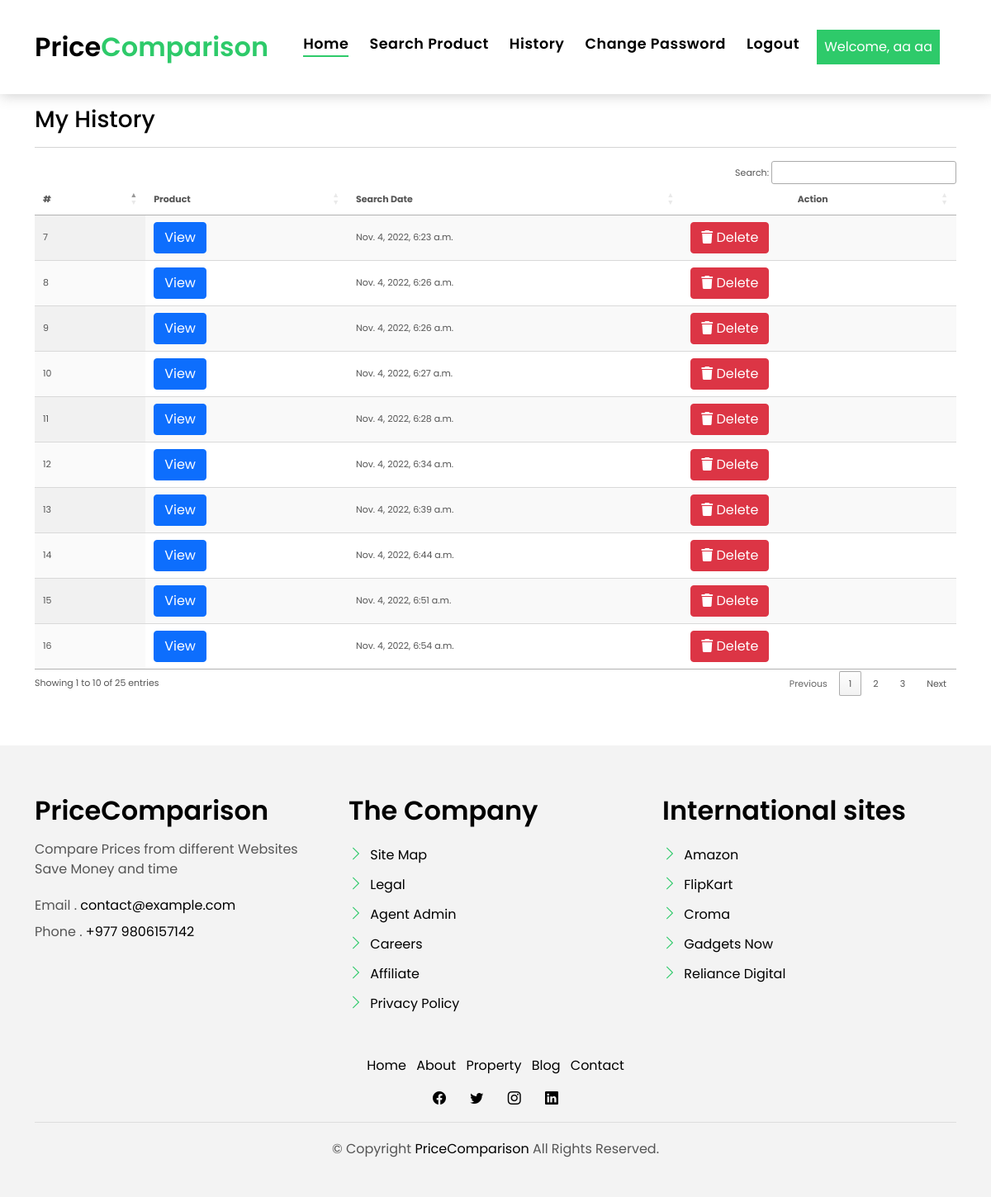
Page /my-history/ (signed in) on the committed database.
### myapp/models.py (models this page shows, shortened)
class History(models.Model):
    user = models.ForeignKey(User, on_delete=models.CASCADE, null=True, blank=True)
    product = models.TextField(null=True, default={'object':[]}, blank=True)
    created = models.DateTimeField(auto_now_add=True)

### myapp/views.py (the view)
# urls.py: path('my-history/', my_history, name="my_history"),
@login_required(login_url='/signin')
def my_history(request):
    history = History.objects.filter(user=request.user)
    if request.user.is_staff:
        history = History.objects.filter()
    return render(request, "my_history.html", locals())

### myapp/templates/my_history.html (shortened to what this page needs)
{% include 'base.html' %}
{% load static %}
{% block body %}
<link rel="stylesheet" href="https://cdnjs.cloudflare.com/ajax/libs/font-awesome/6.2.0/css/all.min.css" />
<section class="section-services section-t8">
    <div class="container">
    <h3>My History</h3><hr>
    <div class="table-responsive">
        <table id="example1" class="display nowrap" style="width: 100%">
            <thead>
              <tr>
                <th>#</th>
                <th>Product</th>
                <th>Search Date</th>
                <th style="text-align: center">Action</th>
              </tr>
            </thead>
            <tbody>
              {% for i in history %}
              <tr>
                <td>{{i.id}}</td>
                <td>
                  <a href="/history-detail/{{i.id}}/" class="btn btn-primary">View</a>
                </td>
                <td>{{i.created}}</td>
                <td>
                  <a href="/delete-history/{{i.id}}/" title="Delete History" class="btn btn-danger" onclick="return confirm('Are your sure?')"><i class="fas fa-trash" aria-hidden="true"></i> Delete</a>
                </td>
              </tr>
              {% endfor %}
            </tbody>
          </table>
    </div>
  </div>
{% include 'footer.html' %}
{% include 'tablecdn.html' %}
{% endblock  %}

### myapp/templates/base.html (shortened to what this page needs)
<!DOCTYPE html>
{% load static %}
<html lang="en">
<head>
  <link href="{% static 'assets/vendor/animate.css/animate.min.css' %}" rel="stylesheet">
  <link href="{% static 'assets/vendor/bootstrap/css/bootstrap.min.css' %}" rel="stylesheet">
  <link href="{% static 'assets/vendor/bootstrap-icons/bootstrap-icons.css' %}" rel="stylesheet">
  <link href="{% static 'assets/vendor/swiper/swiper-bundle.min.css' %}" rel="stylesheet">
  <link href="{% static 'assets/css/style.css' %}" rel="stylesheet">
</head>
<body>
  <nav class="navbar navbar-default navbar-trans navbar-expand-lg fixed-top">
    <div class="container">
      <a class="navbar-brand text-brand" href="/">Price<span class="color-b">Comparison</span></a>
      <div class="navbar-collapse collapse justify-content-center" id="navbarDefault">
        <ul class="navbar-nav">
          <li class="nav-item">
            <a class="nav-link active" href="/">Home</a>
          </li>
        {% if not request.user.is_authenticated %}
          <li class="nav-item">
            <a class="nav-link " href="/about/">About</a>
          </li>
          <li class="nav-item">
            <a class="nav-link " href="/contact/">Contact</a>
          </li>
        {% else %}
          <li class="nav-item">
            <a class="nav-link " href="/search-product/">Search Product</a>
          </li>
          <li class="nav-item">
            <a class="nav-link " href="/my-history/">History</a>
          </li>
          <li class="nav-item">
            <a class="nav-link " href="/change-password/">Change Password</a>
          </li>
          <li class="nav-item">
            <a class="nav-link " href="/logout-user/">Logout</a>
          </li>
        {% endif %}
        </ul>
      </div>
        {% if not request.user.is_authenticated %}
            <a href="/register/" style="margin-right:20px">
                <button type="button" class="btn btn-b-n p-2">
                    Signup
                </button>
            </a>
            <a href="/signin/" style="margin-right:20px">
                <button type="button" class="btn btn-b-n p-2">
                    Signin
                </button>
            </a>
            <a href="/admin-signin/" style="margin-right:20px">
              <button type="button" class="btn btn-b-n p-2">
                  Admin Signin
              </button>
            </a>
       {% else %}
            <a href="{% if request.user.is_staff %}#{% else %}/update-profile/{% endif %}" style="margin-right:20px">
                <button type="button" class="btn btn-b-n p-2">
                    Welcome, {% if request.user.first_name %}{{request.user.first_name}} {{request.user.last_name}}{% else %}{{request.user.username}}{% endif %}
                </button>
            </a>
        {% endif %}
    </div>
  </nav>
</body>
</html>

### myapp/static/assets/css/style.css (style rules this page uses)
body { font-family: "Poppins", sans-serif; color: #555555; }
h1, h2, h3, h4, h5, h6 { color: #000000; }
a { color: #000000; text-decoration: none; transition: all 0.5s ease; }
.text-brand { color: #000000; font-size: 2rem; font-weight: 600; }
.color-b { color: #2eca6a; }
.section-t8 { padding-top: 8rem; }
.btn { transition: 0.5s ease; }
.btn.btn-b-n { background-color: #2eca6a; color: #ffffff; border-radius: 0; }
.navbar-default { transition: all 0.5s ease-in-out; background-color: #ffffff; padding-top: 28px; padding-bottom: 28px; -webkit-backface-visibility: hidden; backface-visibility: hidden; box-shadow: 1px 2px 15px rgba(100, 100, 100, 0.3); }
.navbar-default.navbar-trans, .navbar-default.navbar-reduce { -webkit-backface-visibility: hidden; backface-visibility: hidden; }
.navbar-default.navbar-trans .nav-item, .navbar-default.navbar-reduce .nav-item { position: relative; padding-right: 10px; padding-bottom: 8px; margin-left: 0; }
@media (min-width: 768px) { .navbar-default.navbar-trans .nav-item, .navbar-default.navbar-reduce .nav-item { margin-left: 15px; } }
.navbar-default.navbar-trans .nav-link, .navbar-default.navbar-reduce .nav-link { font-size: 1.1rem; color: #000000; font-weight: 600; letter-spacing: 0.03em; transition: all 0.1s ease-in-out; position: relative; padding-left: 0; padding-right: 0; }
.navbar-default.navbar-trans .nav-link:before, .navbar-default.navbar-reduce .nav-link:before { content: ""; position: absolute; bottom: 5px; left: 0; width: 100%; height: 2px; z-index: 0; background-color: #2eca6a; transform: scaleX(0); transform-origin: right; transition: transform 0.2s ease-out, opacity 0.2s ease-out 0.3s; }
.navbar-default.navbar-trans .show > .nav-link:before, .navbar-default.navbar-trans .active > .nav-link:before, .navbar-default.navbar-trans .nav-link.show:before, .navbar-default.navbar-trans .nav-link.active:before, .navbar-default.navbar-reduce .show > .nav-link:before, .navbar-default.navbar-reduce .active > .nav-link:before, .navbar-default.navbar-reduce .nav-link.show:before, .navbar-default.navbar-reduce .nav-link.active:before { transform: scaleX(1); }
.navbar-default.navbar-trans .nav-link:before { background-color: #2eca6a; }
.navbar-default.navbar-trans .show > .nav-link, .navbar-default.navbar-trans .active > .nav-link, .navbar-default.navbar-trans .nav-link.show, .navbar-default.navbar-trans .nav-link.active { color: #000000; }

### myapp/templates/my_history.html (style rules this page uses)
.table-responsive { font-size:11px; }
td { padding:0px; }

### rows in the picture
History: id "7", created "Nov. 4, 2022, 6:23 a.m."
History: id "8", created "Nov. 4, 2022, 6:26 a.m."
History: id "9", created "Nov. 4, 2022, 6:26 a.m."
History: id "10", created "Nov. 4, 2022, 6:27 a.m."
History: id "11", created "Nov. 4, 2022, 6:28 a.m."
History: id "12", created "Nov. 4, 2022, 6:34 a.m."
History: id "13", created "Nov. 4, 2022, 6:39 a.m."
History: id "14", created "Nov. 4, 2022, 6:44 a.m."
History: id "15", created "Nov. 4, 2022, 6:51 a.m."
History: id "16", created "Nov. 4, 2022, 6:54 a.m."

### other values in the picture
{{ request.user.first_name }} "aa"
{{ request.user.last_name }} "aa"
